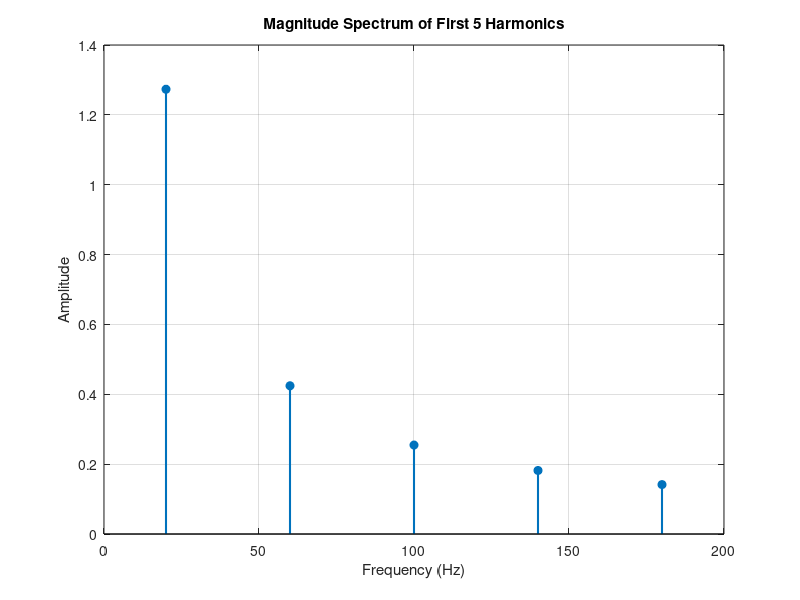

This figure's MATLAB source:
%{
Harmonic spectrum is the plot between Amplitude of a certain
harmonic v/s frequency*k

frequency = k*FundamentalFrequency
Amplitude = 4*A/k*pi
%}

clc; clear; close all;

A=1;
f=20;

N = 5;
freqs = zeros(1, N);
amps = zeros(1, N);
for i = 1:N
    k = 2*i - 1;
    freqs(i) = k*f;
    amps(i) = (4*A) / (pi * k);
end

figure;
stem(freqs, amps, 'filled', 'LineWidth', 1.5);
xlabel('Frequency (Hz)');
ylabel('Amplitude');
title('Magnitude Spectrum of First 5 Harmonics');
grid on;
